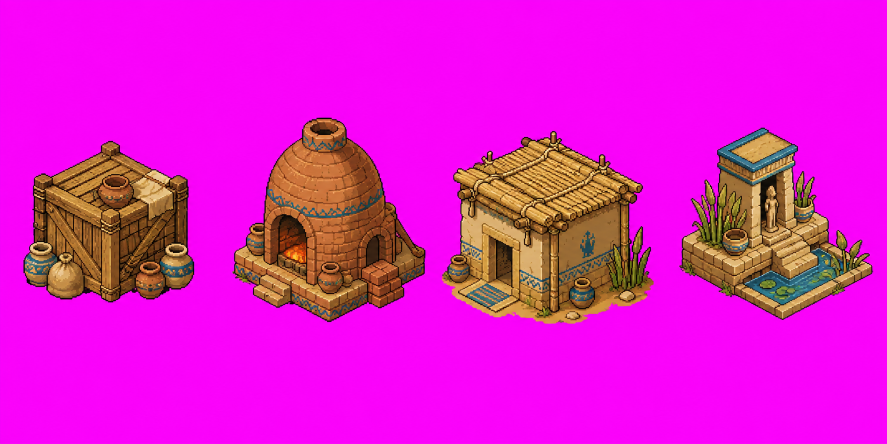
#> input picture godot/assets/generated/buildings/egypt_buildings_source.png, 1774 x 887 px (shown at 1/2 size)
$ python pack_generated_icons.py ../assets/generated/buildings/egypt_buildings_source.png ../assets/generated/buildings/chicken_coop.png 5 5 5 5
#> lines starting #> are read from the running program, lines starting #| are printed output that depends on the picture
"""Pack chroma-key-cleaned generated art into exact game atlas cells."""
from pathlib import Path
from PIL import Image
import numpy as np
import sys


def pack(source_path: Path, destination_path: Path, columns: int, cell_size: int, padding: int, flip_cell: int = -1) -> None:
#> called with columns = 5, cell_size = 5, padding = 5, flip_cell = 5
    source = Image.open(source_path).convert("RGBA")
    result = Image.new("RGBA", (columns * cell_size, cell_size))
    source_cell_width = source.width / columns
#> source_cell_width = 354.8
    alpha = np.asarray(source.getchannel("A"))
#> alpha: shape (887, 1774); every value is 255
    occupied = (alpha > 20).sum(axis=0) > 5
    starts = np.flatnonzero(occupied & ~np.r_[False, occupied[:-1]])
#> starts = [0]
    ends = np.flatnonzero(occupied & ~np.r_[occupied[1:], False]) + 1
#> ends = [1774]
    runs = list(zip(starts.tolist(), ends.tolist()))
#> runs = [(0, 1774)]
    for index in range(columns):
        left, right = runs[index] if len(runs) == columns else (round(index * source_cell_width), round((index + 1) * source_cell_width))
        frame = source.crop((left, 0, right, source.height))
        box = frame.getchannel("A").getbbox()
        if box is None:
            raise ValueError(f"Empty generated cell {index} in {source_path}")
        frame = frame.crop(box)
        maximum = cell_size - padding * 2
        scale = min(maximum / frame.width, maximum / frame.height)
        frame = frame.resize((round(frame.width * scale), round(frame.height * scale)), Image.Resampling.LANCZOS)
        if index == flip_cell:
            frame = frame.transpose(Image.Transpose.FLIP_LEFT_RIGHT)
        x = index * cell_size + (cell_size - frame.width) // 2
        y = (cell_size - frame.height) // 2
        result.alpha_composite(frame, (x, y))
#> this loop made 1 pass
#> (left, right, box) on pass 1: (0, 355, (0, 0, 355, 887))
#> pass 1, in pack, `frame = source.crop((left, 0, right, source.height))`:
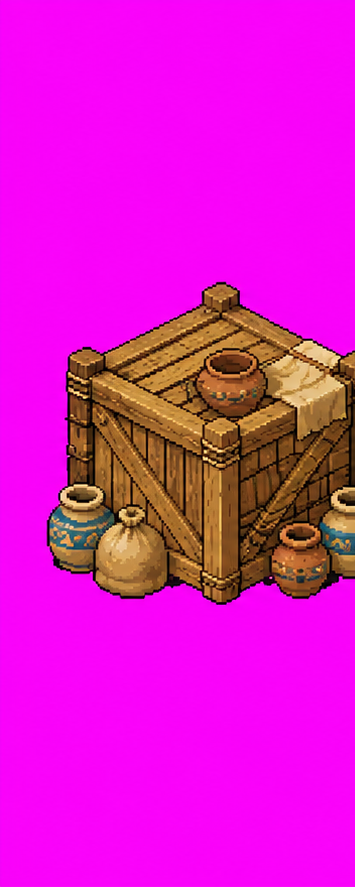
#> frame: PIL image 355x887 RGBA; mean R, G, B, A 220.7, 23.9, 199.4, 255
    result.save(destination_path, optimize=True)


if __name__ == "__main__":
#> (the run stopped early here; a loop or call above may not have finished)
